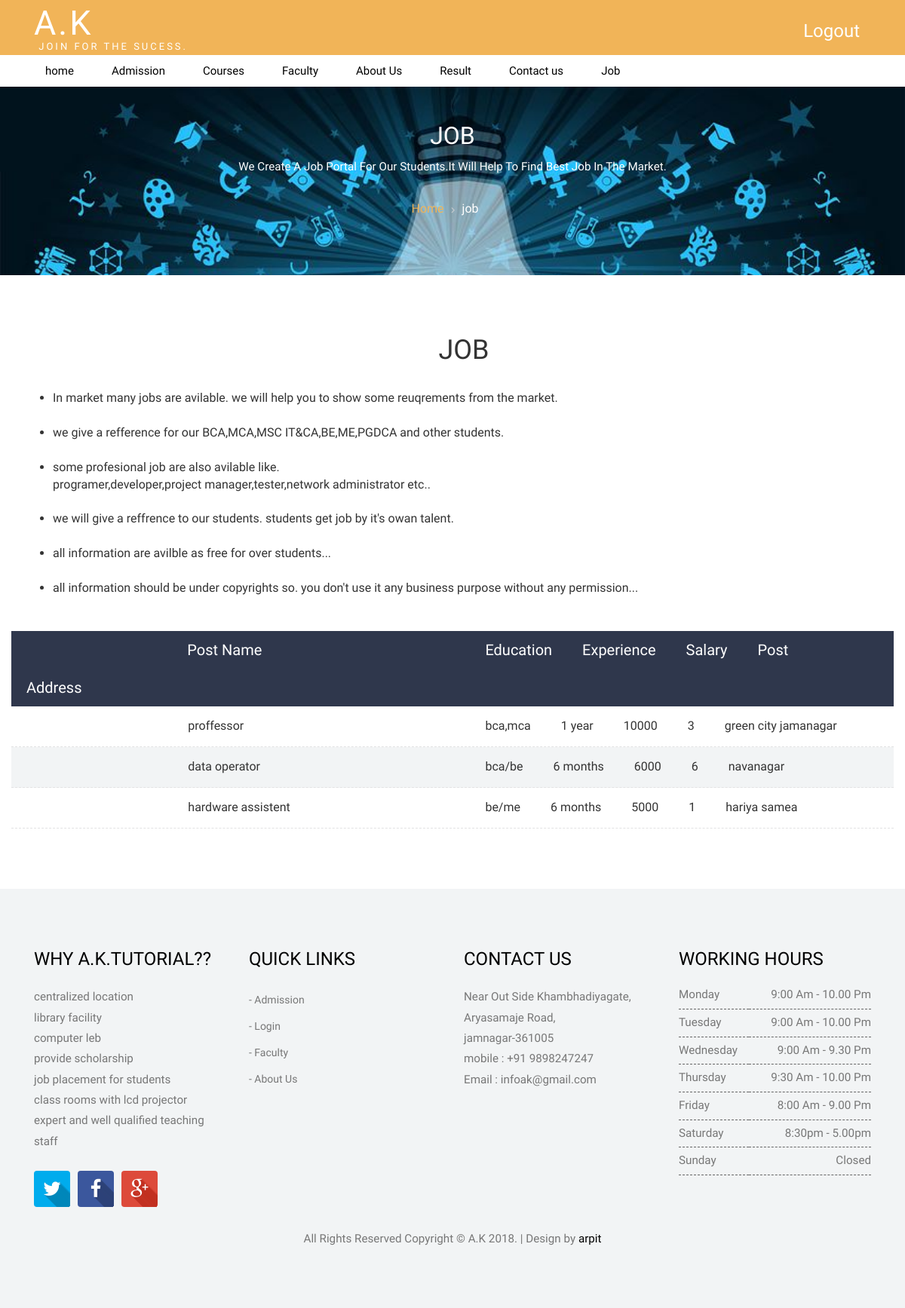
Page /job.php on the committed database.
### tables this page shows
CREATE TABLE `job` (
  `id` int(5) NOT NULL,
  `pname` varchar(30) NOT NULL,
  `edu` varchar(50) NOT NULL,
  `exp` varchar(20) NOT NULL,
  `salary` varchar(10) NOT NULL,
  `po` varchar(20) NOT NULL,
  `add` varchar(100) NOT NULL
);

### job.php (the view, shortened to what this page needs)
<?php
include("afterloginheader.php");
?>
<!DOCTYPE HTML>
<html>
<head>
  <div class="courses_banner">
  	<div class="container">
  		<h3>Job</h3>
  		<p class="description">
             We Create A Job Portal For Our Students.It Will Help To Find Best Job In The Market.
        </p>
        <div class="breadcrumb1">
            <ul>
                <li class="icon6"><a href="index.php">Home</a></li>
                <li class="current-page">job</li>
            </ul>
        </div>
  	</div>
  </div>
    <div class="courses_box1">
	   <div class="container">
           <div class="container" align="center">
            	<h1>JOB</h1>
           </div>
				<div class="flexslider">
					<ul><br>
                        <li><p>In market many jobs are avilable. we will help you to show some reuqrements from the market. </p></li>&nbsp;&nbsp;&nbsp;
                        <li><p>we give a refference for our BCA,MCA,MSC IT&CA,BE,ME,PGDCA and other students.</p></li>&nbsp;&nbsp;&nbsp;
						<li><p>some profesional job are also avilable like.<br>programer,developer,project manager,tester,network administrator etc..</li>&nbsp;&nbsp;&nbsp;
                        <li><p>we will give a reffrence to our students. students get job by it's owan talent.</p> </li>&nbsp;&nbsp;&nbsp;
						<li><p>all information are avilble as free for over students...</p></li>&nbsp;&nbsp;&nbsp;
                        <li><p>all information should be under copyrights so. you don't use it any business purpose without any permission...</p></li>&nbsp;&nbsp;&nbsp;
				    </ul>
				 </div>
	      	</div>&nbsp;&nbsp;&nbsp;
    <div class="col-md-12">
			<div class="course_list">
                <div class="table-header clearfix">
                	<div class="name_col">&nbsp;&nbsp;&nbsp;&nbsp;&nbsp;&nbsp;&nbsp;&nbsp;&nbsp;&nbsp;&nbsp;&nbsp;&nbsp;&nbsp;&nbsp;&nbsp;&nbsp;&nbsp;&nbsp;&nbsp;&nbsp;&nbsp;&nbsp;&nbsp;&nbsp;&nbsp;&nbsp;&nbsp;&nbsp;&nbsp;&nbsp;&nbsp;&nbsp;&nbsp;&nbsp;&nbsp;&nbsp;&nbsp;&nbsp;&nbsp;&nbsp;&nbsp;&nbsp;Post Name</div>
                    <div class="education_col">Education</div>
                    <div class="experience_col">Experience</div>
                    <div class="salary_col">Salary</div>
                    <div class="post_col">Post</div>
                    <div class="address_col">Address&nbsp;&nbsp;&nbsp;&nbsp;&nbsp;&nbsp;&nbsp;&nbsp;&nbsp;&nbsp;&nbsp;&nbsp;&nbsp;&nbsp;&nbsp;&nbsp;</div>
    			</div>
                <ul class="table-list">
<?php
$s=mysql_query("select* from job");
while($row = mysql_fetch_array($s))
{ ?>
                    <li class="clearfix">
                        <div class="name_col"><?php echo $row["pname"]; ?></div>
                        <div class="education_col"><?php echo $row["edu"]; ?></div>
                        <div class="experience_col"><?php echo $row["exp"]; ?></div>
                        <div class="salary_col"><?php echo $row["salary"]; ?> </div>
                        <div class="post_col"><?php echo $row["po"]; ?></div>
                        <div class="address_col"><?php echo $row["add"]; ?></div>
    				</li>
<?php
}?>
                </ul>
            </div>
           </div>
	   </div>
  <?php
    include("footer.php");
    ?>

### css/style.css (style rules this page uses)
h4, h5, h6, h1, h2, h3 { margin-top: 0; }
ul, ol { margin: 0; }
p { margin: 0; }
html, body { font-family: 'PT Sans Narrow', sans-serif; font-size: 100%; background:#fff; }
body a { transition:0.5s all; -webkit-transition:0.5s all; -moz-transition:0.5s all; -o-transition:0.5s all; -ms-transition:0.5s all; }
.breadcrumb1 ul { padding:0; margin:0; list-style:none; }
.breadcrumb1 li { position: relative; margin-right: 10px; padding-right: 10px; display: inline-block; color:#fff; }
.breadcrumb1 li.current-page:after { display:none; }
.breadcrumb1 li a { display:inline-block; color:#f1b458; }
.breadcrumb1 li:after { content: '\f105'; font: normal normal normal 13px/1 "FontAwesome"; display: block; position: absolute; left: 100%; top:6px; color: #cecfd2; }
.courses_banner h3 { color:#fff; font-size:2em; text-transform:uppercase; }
p.description { color: #fff; font-size: 0.95em; line-height: 1.8em; width: 70%; margin: 0 auto 2em auto; }
.courses_banner { background: url(../images/2.jpg)no-repeat center top; background-size: cover; -webkit-background-size: cover; -moz-background-size: cover; -o-background-size: cover; min-height:250px; text-align: center; padding: 3em 0 0 0; }
.table-header { background-color:#2f374c; }
.course_list .table-header > div { float: left; padding: 15px 20px; color: #ffffff; font-size: 20px; line-height: 1; }
.table-header > div.name_col { width: 52%; }
.courses_box1 { padding: 5em 0; }
.course_list .table-list { margin: 0; padding: 0; }
.course_list .table-list li { float: none; margin: 0; list-style: none; border-bottom: 1px dashed #e2e2e3; background-color: #ffffff; }
.course_list .table-list li > div { float: left; padding: 15px 20px; }
.course_list .table-list li > div.name_col { width: 52%; }
.course_list .table-list li:nth-child(even) { background-color: #f2f4f5; }
figure, figcaption, img, h2, p, i, .person-social { -webkit-transition: all .5s; transition: all .5s; }

### rows in the picture
job: pname "proffessor", edu "bca,mca", exp "1 year", salary "10000", po "3", add "green city jamanagar"
job: pname "data operator", edu "bca/be", exp "6 months", salary "6000", po "6", add "navanagar"
job: pname "hardware assistent", edu "be/me", exp "6 months", salary "5000", po "1", add "hariya samea"
